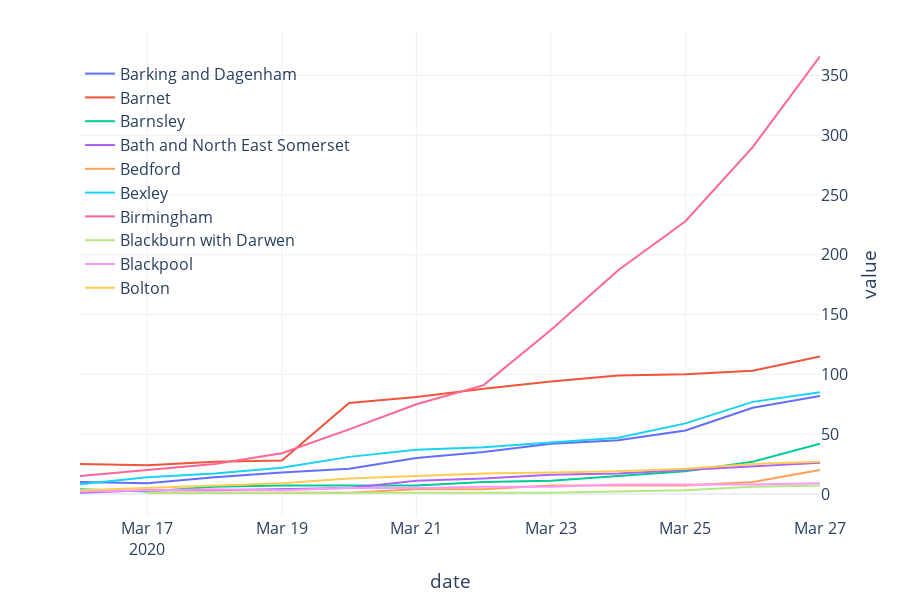

Notebook code cell kept with this figure:
### Code cell
plot_interactive_df(uk_data_subset)

### Figure 1 — Plotly figure (JSON) as saved in the notebook; plotly's stock layout.template omitted (floating-point values rounded to 4 significant figures)
{"data": [{"hoverlabel": {"namelength": 0}, "hovertemplate": "   =Barking and Dagenham<br>date=%{x}<br>value=%{y}", "legendgroup": "Barking and Dagenham", "line": {"color": "#636efa", "dash": "solid"}, "mode": "lines", "name": "Barking and Dagenham", "showlegend": true, "type": "scatter", "x": ["2020-03-16T00:00:00", "2020-03-17T00:00:00", "2020-03-18T00:00:00", "2020-03-19T00:00:00", "2020-03-20T00:00:00", "2020-03-21T00:00:00", "2020-03-22T00:00:00", "2020-03-23T00:00:00", "2020-03-24T00:00:00", "2020-03-25T00:00:00", "2020-03-26T00:00:00", "2020-03-27T00:00:00"], "xaxis": "x", "y": [10, 9, 14, 18, 21, 30, 35, 42, 45, 53, 72, 82], "yaxis": "y"}, {"hoverlabel": {"namelength": 0}, "hovertemplate": "   =Barnet<br>date=%{x}<br>value=%{y}", "legendgroup": "Barnet", "line": {"color": "#EF553B", "dash": "solid"}, "mode": "lines", "name": "Barnet", "showlegend": true, "type": "scatter", "x": ["2020-03-16T00:00:00", "2020-03-17T00:00:00", "2020-03-18T00:00:00", "2020-03-19T00:00:00", "2020-03-20T00:00:00", "2020-03-21T00:00:00", "2020-03-22T00:00:00", "2020-03-23T00:00:00", "2020-03-24T00:00:00", "2020-03-25T00:00:00", "2020-03-26T00:00:00", "2020-03-27T00:00:00"], "xaxis": "x", "y": [25, 24, 27, 28, 76, 81, 88, 94, 99, 100, 103, 115], "yaxis": "y"}, {"hoverlabel": {"namelength": 0}, "hovertemplate": "   =Barnsley<br>date=%{x}<br>value=%{y}", "legendgroup": "Barnsley", "line": {"color": "#00cc96", "dash": "solid"}, "mode": "lines", "name": "Barnsley", "showlegend": true, "type": "scatter", "x": ["2020-03-16T00:00:00", "2020-03-17T00:00:00", "2020-03-18T00:00:00", "2020-03-19T00:00:00", "2020-03-20T00:00:00", "2020-03-21T00:00:00", "2020-03-22T00:00:00", "2020-03-23T00:00:00", "2020-03-24T00:00:00", "2020-03-25T00:00:00", "2020-03-26T00:00:00", "2020-03-27T00:00:00"], "xaxis": "x", "y": [4, 2, 6, 7, 7, 7, 10, 11, 15, 19, 27, 42], "yaxis": "y"}, {"hoverlabel": {"namelength": 0}, "hovertemplate": "   =Bath and North East Somerset<br>date=%{x}<br>value=%{y}", "legendgroup": "Bath and North East Somerset", "line": {"color": "#ab63fa", "dash": "solid"}, "mode": "lines", "name": "Bath and North East Somerset", "showlegend": true, "type": "scatter", "x": ["2020-03-16T00:00:00", "2020-03-17T00:00:00", "2020-03-18T00:00:00", "2020-03-19T00:00:00", "2020-03-20T00:00:00", "2020-03-21T00:00:00", "2020-03-22T00:00:00", "2020-03-23T00:00:00", "2020-03-24T00:00:00", "2020-03-25T00:00:00", "2020-03-26T00:00:00", "2020-03-27T00:00:00"], "xaxis": "x", "y": [1, 3, 3, 4, 5, 11, 13, 16, 17, 20, 23, 26], "yaxis": "y"}, {"hoverlabel": {"namelength": 0}, "hovertemplate": "   =Bedford<br>date=%{x}<br>value=%{y}", "legendgroup": "Bedford", "line": {"color": "#FFA15A", "dash": "solid"}, "mode": "lines", "name": "Bedford", "showlegend": true, "type": "scatter", "x": ["2020-03-16T00:00:00", "2020-03-17T00:00:00", "2020-03-18T00:00:00", "2020-03-19T00:00:00", "2020-03-20T00:00:00", "2020-03-21T00:00:00", "2020-03-22T00:00:00", "2020-03-23T00:00:00", "2020-03-24T00:00:00", "2020-03-25T00:00:00", "2020-03-26T00:00:00", "2020-03-27T00:00:00"], "xaxis": "x", "y": [null, 1, 1, 1, 1, 4, 4, 7, 7, 7, 10, 20], "yaxis": "y"}, {"hoverlabel": {"namelength": 0}, "hovertemplate": "   =Bexley<br>date=%{x}<br>value=%{y}", "legendgroup": "Bexley", "line": {"color": "#19d3f3", "dash": "solid"}, "mode": "lines", "name": "Bexley", "showlegend": true, "type": "scatter", "x": ["2020-03-16T00:00:00", "2020-03-17T00:00:00", "2020-03-18T00:00:00", "2020-03-19T00:00:00", "2020-03-20T00:00:00", "2020-03-21T00:00:00", "2020-03-22T00:00:00", "2020-03-23T00:00:00", "2020-03-24T00:00:00", "2020-03-25T00:00:00", "2020-03-26T00:00:00", "2020-03-27T00:00:00"], "xaxis": "x", "y": [8, 14, 17, 22, 31, 37, 39, 43, 47, 59, 77, 85], "yaxis": "y"}, {"hoverlabel": {"namelength": 0}, "hovertemplate": "   =Birmingham<br>date=%{x}<br>value=%{y}", "legendgroup": "Birmingham", "line": {"color": "#FF6692", "dash": "solid"}, "mode": "lines", "name": "Birmingham", "showlegend": true, "type": "scatter", "x": ["2020-03-16T00:00:00", "2020-03-17T00:00:00", "2020-03-18T00:00:00", "2020-03-19T00:00:00", "2020-03-20T00:00:00", "2020-03-21T00:00:00", "2020-03-22T00:00:00", "2020-03-23T00:00:00", "2020-03-24T00:00:00", "2020-03-25T00:00:00", "2020-03-26T00:00:00", "2020-03-27T00:00:00"], "xaxis": "x", "y": [15, 20, 25, 34, 54, 75, 91, 137, 187, 228, 290, 366], "yaxis": "y"}, {"hoverlabel": {"namelength": 0}, "hovertemplate": "   =Blackburn with Darwen<br>date=%{x}<br>value=%{y}", "legendgroup": "Blackburn with Darwen", "line": {"color": "#B6E880", "dash": "solid"}, "mode": "lines", "name": "Blackburn with Darwen", "showlegend": true, "type": "scatter", "x": ["2020-03-16T00:00:00", "2020-03-17T00:00:00", "2020-03-18T00:00:00", "2020-03-19T00:00:00", "2020-03-20T00:00:00", "2020-03-21T00:00:00", "2020-03-22T00:00:00", "2020-03-23T00:00:00", "2020-03-24T00:00:00", "2020-03-25T00:00:00", "2020-03-26T00:00:00", "2020-03-27T00:00:00"], "xaxis": "x", "y": [null, 1, 1, 1, 1, 1, 1, 1, 2, 3, 6, 7], "yaxis": "y"}, {"hoverlabel": {"namelength": 0}, "hovertemplate": "   =Blackpool<br>date=%{x}<br>value=%{y}", "legendgroup": "Blackpool", "line": {"color": "#FF97FF", "dash": "solid"}, "mode": "lines", "name": "Blackpool", "showlegend": true, "type": "scatter", "x": ["2020-03-16T00:00:00", "2020-03-17T00:00:00", "2020-03-18T00:00:00", "2020-03-19T00:00:00", "2020-03-20T00:00:00", "2020-03-21T00:00:00", "2020-03-22T00:00:00", "2020-03-23T00:00:00", "2020-03-24T00:00:00", "2020-03-25T00:00:00", "2020-03-26T00:00:00", "2020-03-27T00:00:00"], "xaxis": "x", "y": [2, 3, 4, 3, 5, 5, 6, 6, 8, 8, 8, 9], "yaxis": "y"}, {"hoverlabel": {"namelength": 0}, "hovertemplate": "   =Bolton<br>date=%{x}<br>value=%{y}", "legendgroup": "Bolton", "line": {"color": "#FECB52", "dash": "solid"}, "mode": "lines", "name": "Bolton", "showlegend": true, "type": "scatter", "x": ["2020-03-16T00:00:00", "2020-03-17T00:00:00", "2020-03-18T00:00:00", "2020-03-19T00:00:00", "2020-03-20T00:00:00", "2020-03-21T00:00:00", "2020-03-22T00:00:00", "2020-03-23T00:00:00", "2020-03-24T00:00:00", "2020-03-25T00:00:00", "2020-03-26T00:00:00", "2020-03-27T00:00:00"], "xaxis": "x", "y": [3, 5, 7, 9, 13, 15, 17, 18, 19, 21, 25, 27], "yaxis": "y"}], "layout": {"font": {"size": 16}, "height": 600, "legend": {"bgcolor": "rgba(0,0,0,0)", "title": {"text": "   "}, "tracegroupgap": 0, "x": 0, "y": 1}, "margin": {"t": 32}, "xaxis": {"anchor": "y", "domain": [0, 1], "fixedrange": true, "title": {"text": "date"}}, "yaxis": {"anchor": "x", "domain": [0, 1], "fixedrange": true, "side": "right", "title": {"text": "value"}}}}
